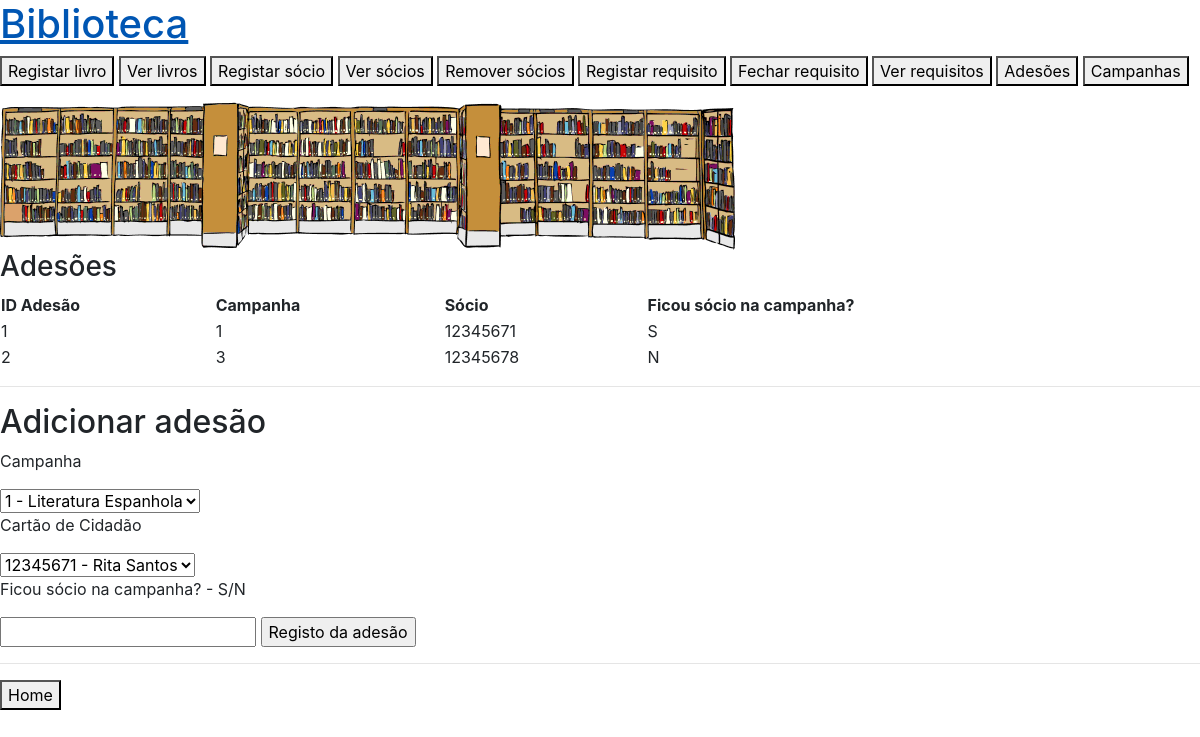
The page /socio_camp on the database as committed earlier.
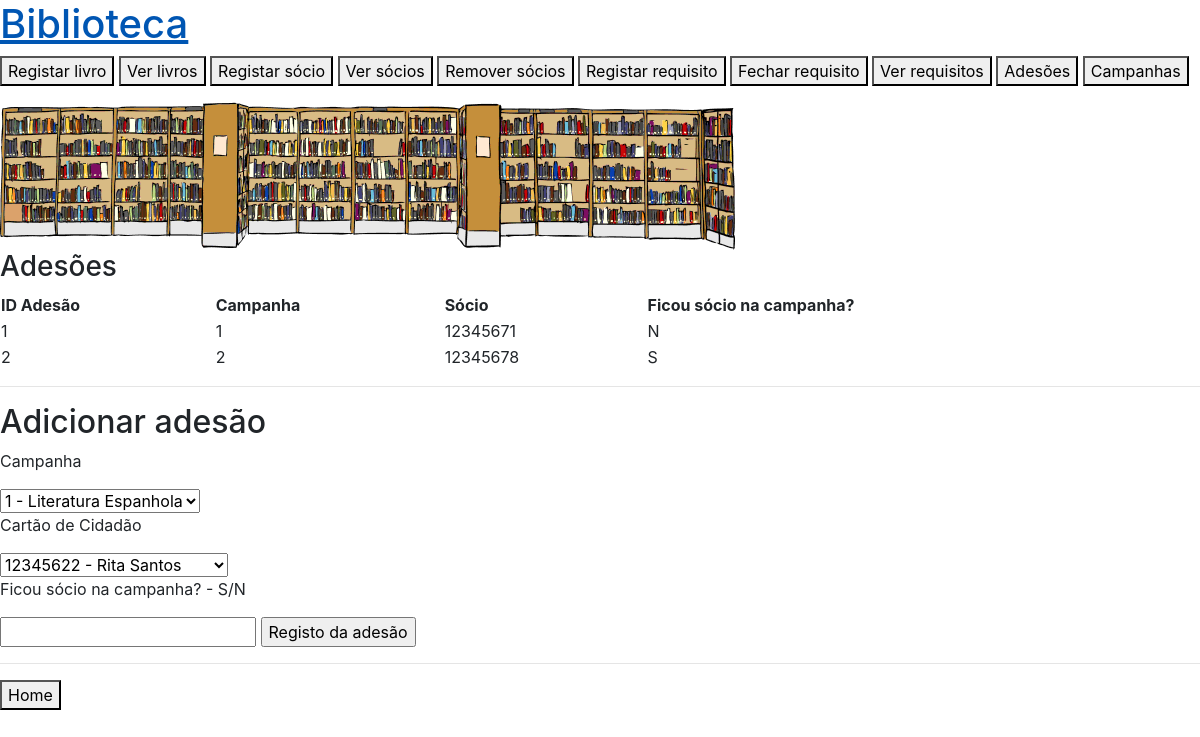
The same page on the database as committed later.
### app.py (models this page shows)
class Socio_Camp(db.Model):
    __tablename__ = 'socio_camp'
    id_sc = db.Column(db.Integer, primary_key=True)
    id_camp_sc = db.Column(db.Integer, db.ForeignKey('campanha.id_camp'))
    cc_sc = db.Column(db.Integer, db.ForeignKey('socio.cc'))
    novo = db.Column(db.String(1))

### app.py (the view)
@app.route('/socio_camp', methods=['GET'])
def socio_camp():
    campanhas = Campanha.query.all()
    socios = Socio.query.all()
    sc = Socio_Camp.query.all()
    return render_template('socio_camp.html', campanhas=campanhas, sc=sc, socios=socios)

### templates/socio_camp.html (shortened to what this page needs)
{% extends "base.html"%}  {%block content%}
<h3>Adesões</h3>
<table style="width: 100%">
    <tr>
        <th>ID Adesão</th>
        <th>Campanha</th>
        <th>Sócio</th>
        <th>Ficou sócio na campanha?</th>
    </tr>
    {% for sc in sc %}
    <tr>
        <td>{{sc.id_sc}}</td>
        <td>{{sc.id_camp_sc}}</td>
        <td>{{sc.cc_sc}}</td>
        <td>{{sc.novo}}</td>
        {% endfor %}
    </tr>
</table>
<hr />
<h2>Adicionar adesão</h2>
<form action="/socio_camp2" method="post">
    <p>Campanha</p>
    <select name="campa" id="campa">
        {% for camp in campanhas %}
        <option value="{{ camp.id_camp}}">
            {{camp.id_camp}} - {{camp.nome_camp}}
        </option>
        {% endfor %}
    </select>
    <p>Cartão de Cidadão</p>
    <select name="ccs" id="ccs">
    {% for socio in socios %}
        <option value="{{ socio.cc }}">{{socio.cc}} - {{socio.nome_soc}}</option>
    {% endfor %}
    </select>
    <p>Ficou sócio na campanha? - S/N</p>
    <input type="text" id="novo" name="novo" required="required" class="novo" >
    <input type="submit" class="sub" value="Registo da adesão" />
</form>
<hr />
<a href="/"><button type="button">Home</button></a>
{%endblock%}

Rows that differ between the two databases and show on the page:
changed Socio_Camp id 1: novo "S" → "N"
changed Socio_Camp id 2: id_camp_sc "3" → "2"; novo "N" → "S"
Other text that changed with them:
form field ccs: "12345671 - Rita Santos" → "12345622 - Rita Santos"
